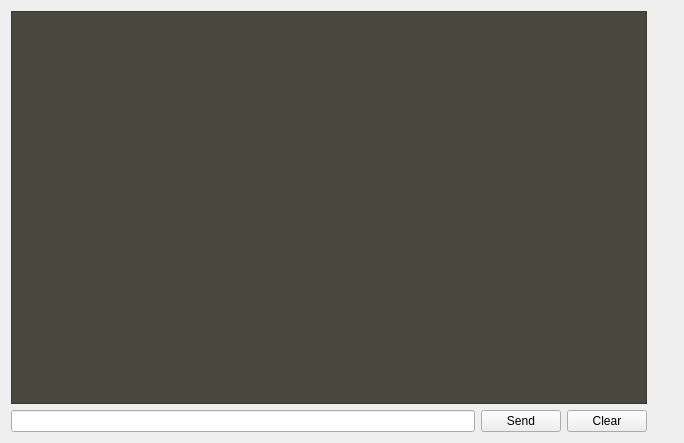
<?xml version="1.0" encoding="UTF-8"?>
<ui version="4.0">
 <class>ConsoleWidget</class>
 <widget class="QWidget" name="ConsoleWidget">
  <property name="geometry">
   <rect>
    <x>0</x>
    <y>0</y>
    <width>684</width>
    <height>443</height>
   </rect>
  </property>
  <property name="windowTitle">
   <string>Form</string>
  </property>
  <layout class="QGridLayout" name="gridLayout_4">
   <item row="0" column="0">
    <widget class="QPlainTextEdit" name="output">
     <property name="sizePolicy">
      <sizepolicy hsizetype="Expanding" vsizetype="Expanding">
       <horstretch>0</horstretch>
       <verstretch>0</verstretch>
      </sizepolicy>
     </property>
     <property name="styleSheet">
      <string notr="true">QPlainTextEdit {
color: #CFD0C2;
background-color: #48483E;
}
QScrollBar {
background: none
}</string>
     </property>
     <property name="horizontalScrollBarPolicy">
      <enum>Qt::ScrollBarAlwaysOff</enum>
     </property>
     <property name="readOnly">
      <bool>true</bool>
     </property>
    </widget>
   </item>
   <item row="0" column="1">
    <widget class="QWidget" name="action_view" native="true">
     <property name="sizePolicy">
      <sizepolicy hsizetype="Minimum" vsizetype="Preferred">
       <horstretch>0</horstretch>
       <verstretch>0</verstretch>
      </sizepolicy>
     </property>
     <layout class="QVBoxLayout" name="verticalLayout_2">
      <property name="margin">
       <number>0</number>
      </property>
      <item>
       <spacer name="spacer">
        <property name="orientation">
         <enum>Qt::Vertical</enum>
        </property>
        <property name="sizeHint" stdset="0">
         <size>
          <width>20</width>
          <height>40</height>
         </size>
        </property>
       </spacer>
      </item>
     </layout>
    </widget>
   </item>
   <item row="1" column="0">
    <layout class="QHBoxLayout" name="input_view">
     <item>
      <widget class="QLineEdit" name="input">
       <property name="sizePolicy">
        <sizepolicy hsizetype="MinimumExpanding" vsizetype="Fixed">
         <horstretch>0</horstretch>
         <verstretch>0</verstretch>
        </sizepolicy>
       </property>
      </widget>
     </item>
     <item>
      <widget class="QPushButton" name="button_send">
       <property name="text">
        <string>Send</string>
       </property>
      </widget>
     </item>
     <item>
      <widget class="QPushButton" name="button_clear">
       <property name="text">
        <string>Clear</string>
       </property>
       <property name="shortcut">
        <string>Ctrl+L</string>
       </property>
      </widget>
     </item>
    </layout>
   </item>
  </layout>
 </widget>
 <resources/>
 <connections/>
</ui>
